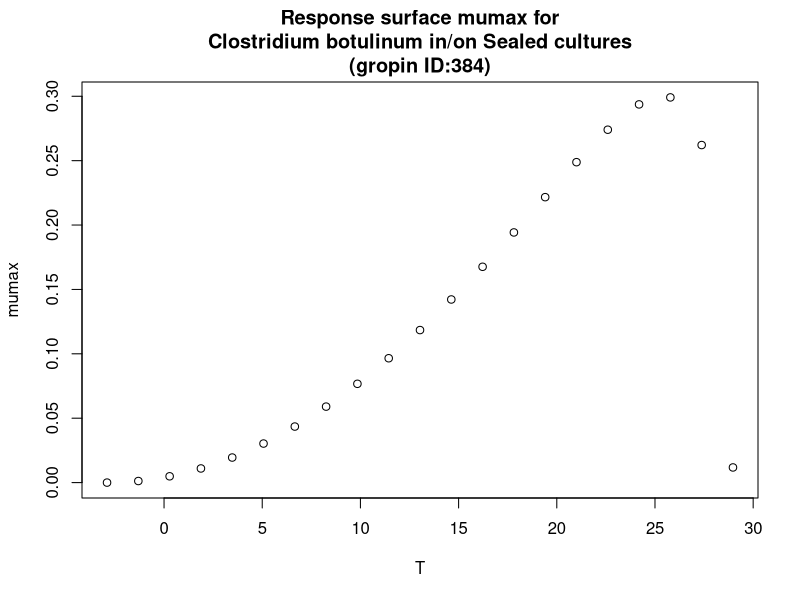

Generate this figure with R:
#############################
# start of Parameter script
#############################
T <- seq(-2.9029,28.971028971029,length.out=21)
#############################
# end of Parameter script
#############################
############################# 
# start of Model script Gropin ID 384 
#############################
 
# constant coefficients for this model
 
variables <- data.frame(T)
argumentsPar <- expand.grid(variables)
 
# heart of the model
response_surface <- function(T) {
   mumax <-(3*(10^-1)*(T-29)*((T+2.9)^2))/((25.4+2.9)*((25.4+2.9)*(T-25.4)-(25.4-29)*(25.4-2.9-2*T)))

return(mumax=mumax)
} 

# output parameters
responseSurface <- cbind(argumentsPar,response_surface(argumentsPar['T']))
colnames(responseSurface) <- c(colnames(argumentsPar),'mumax')
#############################
# End of Model script
#############################
############################# 
# start of Visualisation script Gropin ID 384 
#############################
plot(T,responseSurface$'mumax',xlab='T',
                          ylab='mumax',main='Response surface mumax for
Clostridium botulinum in/on Sealed cultures
(gropin ID:384)')
#############################
# End of Visualisation script
#############################
